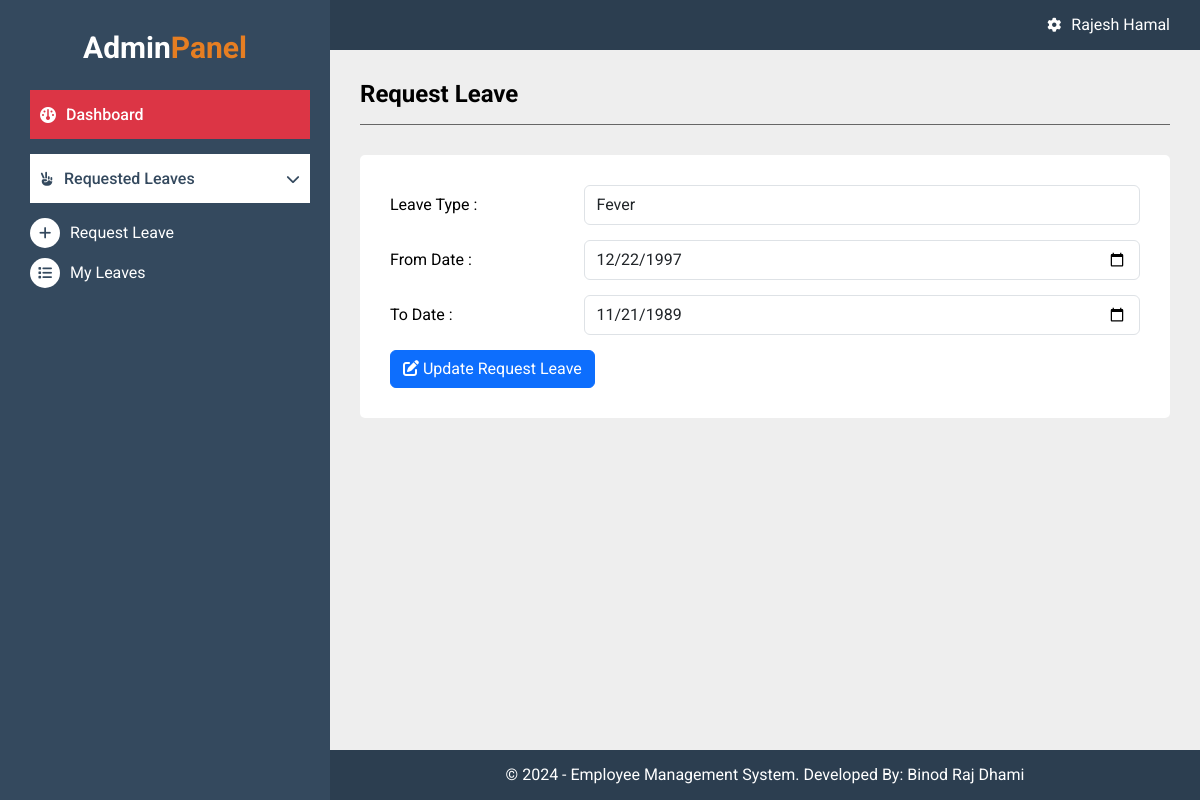
The app's page /admin/edit_leave.php?id=2 (signed in), older data.
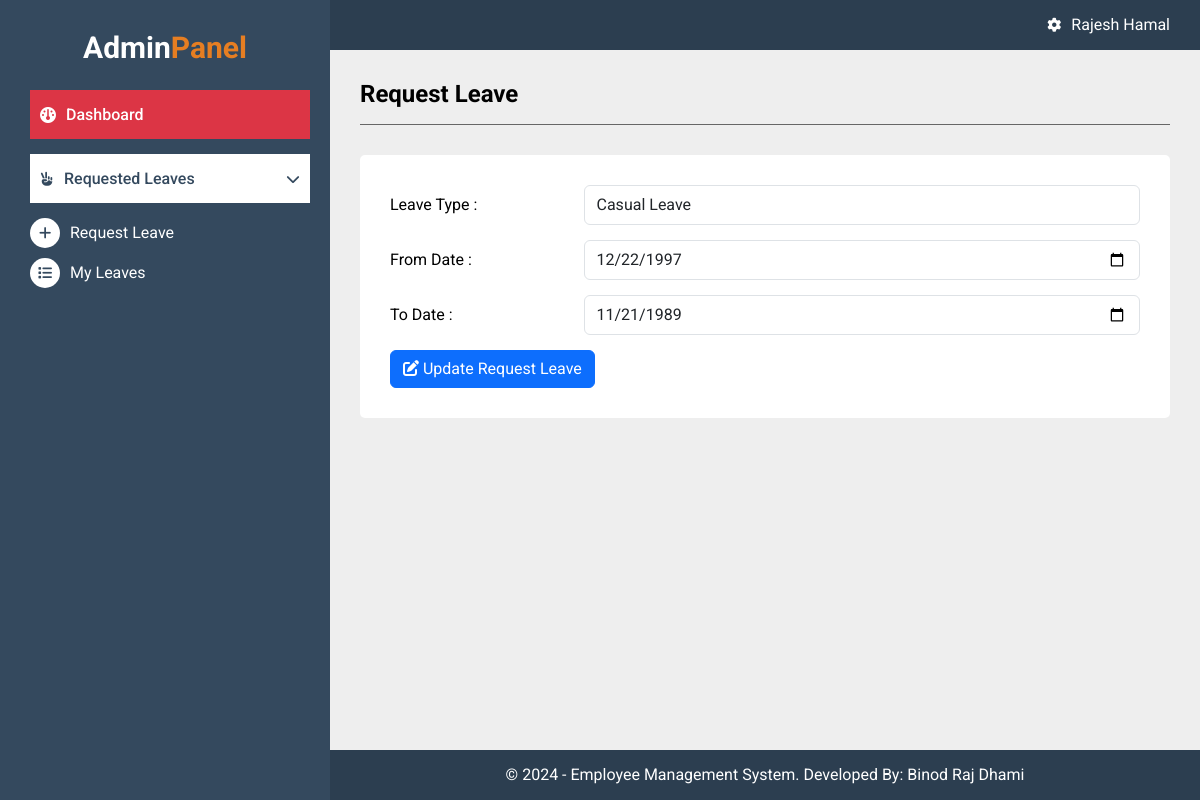
The same page, newer data.
### tables this page shows
CREATE TABLE `tbl_leaves` (
  `id` int(11) NOT NULL,
  `leave_type_id` int(11) NOT NULL,
  `requested_by` int(11) NOT NULL,
  `status` enum('Pending','Approved','Rejected') NOT NULL DEFAULT 'Pending',
  `reason` text NOT NULL,
  `from_date` datetime NOT NULL,
  `to_date` datetime NOT NULL,
  `created_at` datetime NOT NULL DEFAULT current_timestamp(),
  `updated_at` datetime NOT NULL DEFAULT current_timestamp()
);

CREATE TABLE `tbl_leave_types` (
  `id` int(11) NOT NULL,
  `name` varchar(50) NOT NULL,
  `status` tinyint(1) NOT NULL DEFAULT 1,
  `created_by` int(11) NOT NULL,
  `updated_by` int(11) DEFAULT NULL,
  `created_at` datetime NOT NULL DEFAULT current_timestamp(),
  `updated_at` datetime NOT NULL DEFAULT current_timestamp()
);

### admin/edit_leave.php (the view, shortened to what this page needs)
<?php
include_once("includes/header.php");
include_once("includes/sidebar.php");
$get_id = $_GET['id'];
$fetch_single_query = "SELECT * FROM tbl_leaves where id=$get_id";
$fetch_single_result = $connection->query($fetch_single_query);
if ($fetch_single_result->num_rows > 0) {
    $leave = $fetch_single_result->fetch_assoc();
} else {
    header("location: my_leave.php");
}
$fetch_all_query = "SELECT * FROM tbl_leave_types";
$result = $connection->query($fetch_all_query);
$leave_types_list = [];
while ($data = $result->fetch_assoc()) {
    array_push($leave_types_list, $data);
}
?>
<div class="admin-main">
    <div class="heading-panel">
        <h1>Request Leave</h1>
    </div>
    <div class="body-panel">
        <form action="" method="POST" class="add-employee-form">
            <div class="form-group">
                <div class="row">
                    <div class="col-sm-3">
                        <label>Leave Type :</label>
                    </div>
                    <div class="col-sm-9">
                        <select name="leave_type_id" class="form-control">
                            <?php foreach ($leave_types_list as $leave_type) { ?>
                                <option value="<?php echo $leave_type['id']; ?>" <?php if ($leave_type['id'] == $leave['leave_type_id']) {
                                                                                        echo "selected";
                                                                                    } ?>>
                                    <?php echo $leave_type['name']; ?>
                                </option>
                            <?php } ?>
                        </select>
                    </div>
                </div>
            </div>
            <div class="form-group">
                <div class="row">
                    <div class="col-sm-3">
                        <label>From Date :</label>
                    </div>
                    <div class="col-sm-9">
                        <input type="date" name="from_date" class="form-control" value="<?php echo date('Y-m-d', strtotime($leave['from_date'])); ?>">
                    </div>
                </div>
            </div>
            <div class="form-group">
                <div class="row">
                    <div class="col-sm-3">
                        <label>To Date :</label>
                    </div>
                    <div class="col-sm-9">
                        <input type="date" name="to_date" class="form-control" value="<?php echo date('Y-m-d', strtotime($leave['to_date'])); ?>">
                    </div>
                </div>
            </div>
            <div class="form-group">
                <button type="submit" name="btn_request_leave" class="btn btn-primary">
                    <i class="fa-solid fa-edit"></i>
                    Update Request Leave
                </button>
            </div>
        </form>
    </div>
</div>
<?php include_once("includes/footer.php"); ?>

Row changes from the older to the newer data that the page shows:
changed tbl_leaves: leave_type_id "Fever" → "Casual Leave"
